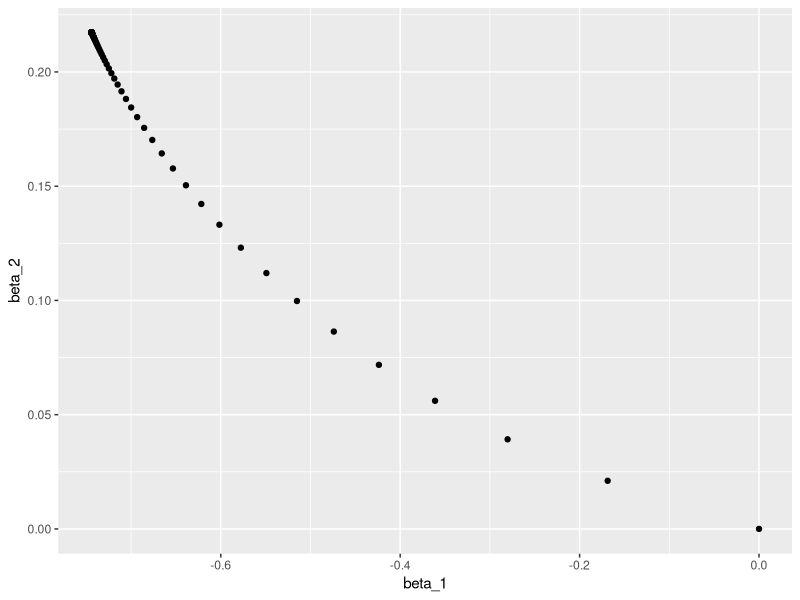

Reproduce this figure in R. (Note: this script raises an error after producing the figure.)
## ---- chunk 1
library(dplyr)
library(tidyr)
library(ggplot2)
h <- function(x){1/(1+exp(-x))}
# la devianza es la misma
devianza_calc <- function(x, y){
  dev_fun <- function(beta){
    p_beta <- h(as.matrix(cbind(1, x)) %*% beta) 
   -2*mean(y*log(p_beta) + (1-y)*log(1-p_beta))
  }
  dev_fun
}
# el cálculo del gradiente es el mismo, pero x_ent y y_ent serán diferentes
grad_calc <- function(x_ent, y_ent){
  salida_grad <- function(beta){
    p_beta <- h(as.matrix(cbind(1, x_ent)) %*% beta) 
    e <- y_ent - p_beta
    grad_out <- -2*as.numeric(t(cbind(1,x_ent)) %*% e)/nrow(x_ent)
    names(grad_out) <- c('Intercept', colnames(x_ent))
    grad_out
  }
  salida_grad
}
## ---- chunk 2
descenso <- function(n, z_0, eta, h_deriv){
  z <- matrix(0,n, length(z_0))
  z[1, ] <- z_0
  for(i in 1:(n-1)){
    z[i+1, ] <- z[i, ] - eta * h_deriv(z[i, ])
  }
  z
}
# esta implementación es solo para este ejemplo:
descenso_estocástico <- function(n_epocas, z_0, eta, minilotes){
  #minilotes es una lista
  m <- length(minilotes)
  z <- matrix(0, m*n_epocas, length(z_0))
  z[1, ] <- z_0
  for(i in 1:(m*n_epocas-1)){
    k <- i %% m + 1
    if(i %% m == 0){
      #comenzar nueva época y reordenar minilotes al azar
      minilotes <- minilotes[sample(1:m, m)]
    }
    h_deriv <- grad_calc(minilotes[[k]]$x, minilotes[[k]]$y)
    z[i+1, ] <- z[i, ] - eta * h_deriv(z[i, ])
  }
  z
}

## ---- chunk 3

p_1 <- function(x){
  ifelse(x < 30, 0.9, 0.9 - 0.007 * (x - 15))
}

set.seed(143)
sim_datos <- function(n){
  x <- pmin(rexp(n, 1/30), 100)
  probs <- p_1(x)
  g <- rbinom(length(x), 1, probs)
  # con dos variables de ruido:
  dat <- data_frame(x_1 = (x - mean(x))/sd(x), 
                    x_2 = rnorm(length(x),0,1),
                    x_3 = rnorm(length(x),0,1),
                    p_1 = probs, g )
  dat %>% select(x_1, x_2, x_3, g) 
}
dat_ent <- sim_datos(100)
dat_valid <- sim_datos(1000)
glm(g ~ x_1 + x_2+ x_3 , data = dat_ent, family = 'binomial') %>% coef
## ---- chunk 4
iteraciones_descenso <- descenso(300, rep(0,4), 0.8,
         h_deriv = grad_calc(x_ent = as.matrix(dat_ent[,c('x_1','x_2','x_3'), drop =FALSE]), 
                             y_ent=dat_ent$g)) %>%
  data.frame %>% rename(beta_1 = X2, beta_2 = X3)
ggplot(iteraciones_descenso, aes(x=beta_1, y=beta_2)) + geom_point()
## ---- chunk 5
dat_ent$minilote <- rep(1:10, each=5)
split_ml <- split(dat_ent %>% sample_n(nrow(dat_ent)), dat_ent$minilote) 
minilotes <- lapply(split_ml, function(dat_ml){
  list(x = as.matrix(dat_ml[, c('x_1','x_2','x_3'), drop=FALSE]),
       y = dat_ml$g)
})
length(minilotes)
## ---- chunk 6
iter_estocastico <- descenso_estocástico(30, rep(0, 4), 0.1, minilotes) %>%
  data.frame %>% rename(beta_0 = X1, beta_1 = X2, beta_2 = X3)
ggplot(iteraciones_descenso, aes(x=beta_1, y=beta_2)) + geom_path() +
  geom_point() +
  geom_path(data = iter_estocastico, colour ='red', alpha=0.5) +
  geom_point(data = iter_estocastico, colour ='red', alpha=0.5)
## ---- chunk 7
dev_ent <- devianza_calc(x = as.matrix(dat_ent[,c('x_1','x_2','x_3'), drop =FALSE]), 
                             y=dat_ent$g)
dev_valid <- devianza_calc(x = as.matrix(dat_valid[,c('x_1','x_2','x_3'), drop =FALSE]),
                             y=dat_valid$g)
dat_dev <- data_frame(iteracion = 1:nrow(iteraciones_descenso)) %>%
  mutate(descenso = apply(iteraciones_descenso, 1, dev_ent),
        descenso_estocastico = apply(iter_estocastico, 1, dev_ent)) %>%
  gather(algoritmo, dev_ent, -iteracion) %>% mutate(tipo ='entrenamiento')

dat_dev_valid <- data_frame(iteracion = 1:nrow(iteraciones_descenso)) %>%
  mutate(descenso = apply(iteraciones_descenso, 1, dev_valid),
         descenso_estocastico = apply(iter_estocastico, 1, dev_valid)) %>%
  gather(algoritmo, dev_ent, -iteracion) %>% mutate(tipo ='validación')

dat_dev <- bind_rows(dat_dev, dat_dev_valid)
ggplot(filter(dat_dev, tipo=='entrenamiento'), 
       aes(x=iteracion, y=dev_ent, colour=algoritmo)) + geom_line() +
  geom_point() + facet_wrap(~tipo)
## ---- chunk 8
ggplot(filter(dat_dev, iteracion >= 1), 
       aes(x=iteracion, y=dev_ent, colour=algoritmo)) + geom_line() +
  geom_point(size=0.5)+
  facet_wrap(~tipo, ncol=1)
## ---- chunk 9
ggplot(filter(dat_dev, algoritmo=='descenso_estocastico'), 
       aes(x=iteracion, y=dev_ent, colour=tipo)) + geom_line() + geom_point()
## ---- chunk 10
iter_estocastico <- descenso_estocástico(20, rep(0,4), 0.95, minilotes) %>%
  data.frame %>% rename(beta_0 = X1, beta_1 = X2)
dev_ent <- devianza_calc(x = as.matrix(dat_ent[,c('x_1','x_2','x_3'), drop =FALSE]), 
                             y=dat_ent$g)
dev_valid <- devianza_calc(x = as.matrix(dat_valid[,c('x_1','x_2','x_3'), drop =FALSE]), 
                             y=dat_valid$g)
dat_dev <- data_frame(iteracion = 1:nrow(iter_estocastico)) %>%
   mutate(entrena = apply(iter_estocastico, 1, dev_ent), 
  validacion = apply(iter_estocastico, 1, dev_valid)) %>%
  gather(tipo, devianza, entrena:validacion)
ggplot(dat_dev, 
       aes(x=iteracion, y=devianza, colour=tipo)) + geom_line() + geom_point()
## ---- chunk 11
iter_estocastico <- descenso_estocástico(20, rep(0,4), 0.01, minilotes) %>%
  data.frame %>% rename(beta_0 = X1, beta_1 = X2)
dev_ent <- devianza_calc(x = as.matrix(dat_ent[,c('x_1','x_2','x_3'), drop =FALSE]), 
                             y=dat_ent$g)
dev_valid <- devianza_calc(x = as.matrix(dat_valid[,c('x_1','x_2','x_3'), drop =FALSE]), 
                             y=dat_valid$g)
dat_dev <- data_frame(iteracion = 1:nrow(iter_estocastico)) %>%
   mutate(entrena = apply(iter_estocastico, 1, dev_ent), 
  validacion = apply(iter_estocastico, 1, dev_valid)) %>%
  gather(tipo, devianza, entrena:validacion)
ggplot(dat_dev, 
       aes(x=iteracion, y=devianza, colour=tipo)) + geom_line() 
## ---- chunk 12
descenso_estocástico <- function(n_epocas, z_0, eta, minilotes, decaimiento = 0.0){
  #minilotes es una lista
  m <- length(minilotes)
  z <- matrix(0, m*n_epocas, length(z_0))
  z[1, ] <- z_0
  for(i in 1:(m*n_epocas-1)){
    k <- i %% m + 1
    if(i %% m == 0){
      #comenzar nueva época y reordenar minilotes al azar
      minilotes <- minilotes[sample(1:m, m)]
    }
    h_deriv <- grad_calc(minilotes[[k]]$x, minilotes[[k]]$y)
    z[i+1, ] <- z[i, ] - eta * h_deriv(z[i, ])
    eta <- eta*(1/(1+decaimiento*i))
  }
  z
}
## ---- chunk 13
iter_estocastico <- descenso_estocástico(20, c(0,0, 0, 0), 0.3, 
                                         minilotes, decaimiento = 0.0002) %>%
  data.frame %>% rename(beta_0 = X1, beta_1 = X2, beta_2 = X3, beta_3 = X4)
dev_ent <- devianza_calc(x = as.matrix(dat_ent[,c('x_1','x_2','x_3'), drop =FALSE]), 
                             y=dat_ent$g)
dev_valid <- devianza_calc(x = as.matrix(dat_valid[,c('x_1','x_2','x_3'), drop =FALSE]), 
                             y=dat_valid$g)
dat_dev <- data_frame(iteracion = 1:nrow(iter_estocastico)) %>%
   mutate(entrena = apply(iter_estocastico, 1, dev_ent), 
  validacion = apply(iter_estocastico, 1, dev_valid)) %>%
  gather(tipo, devianza, entrena:validacion)
ggplot(filter(dat_dev, iteracion>1), 
       aes(x=iteracion, y=devianza, colour=tipo)) + geom_line() + geom_point()
## ---- chunk 14
ggplot(iteraciones_descenso, aes(x=beta_1, y=beta_2)) + geom_path() +
  geom_point() +
  geom_path(data = iter_estocastico, colour ='red', alpha=0.5) +
  geom_point(data = iter_estocastico, colour ='red', alpha=0.5)
## ---- chunk 15
descenso_estocástico <- function(n_epocas, z_0, eta, minilotes, 
                                 momento = 0.0, decaimiento = 0.0){
  #minilotes es una lista
  m <- length(minilotes)
  z <- matrix(0, m*n_epocas, length(z_0))
  z[1, ] <- z_0
  v <- 0
  for(i in 1:(m*n_epocas-1)){
    k <- i %% m + 1
    if(i %% m == 0){
      #comenzar nueva época y reordenar minilotes al azar
      minilotes <- minilotes[sample(1:m, m)]
      v <- 0
    }
    h_deriv <- grad_calc(minilotes[[k]]$x, minilotes[[k]]$y)
    z[i+1, ] <- z[i, ] + v
    v <- momento*v - eta * h_deriv(z[i, ])
    eta <- eta*(1/(1+decaimiento*i))
  }
  z
}
## ---- chunk 16
set.seed(231)
iter_estocastico <- descenso_estocástico(20, c(0,0, 0, 0), 0.2, minilotes, momento = 0.7, decaimiento = 0.001) %>%
  data.frame %>% rename(beta_0 = X1, beta_1 = X2, beta_2=X3, beta_3=X4)
dev_ent <- devianza_calc(x = as.matrix(dat_ent[,c('x_1','x_2','x_3'), drop =FALSE]), 
                             y=dat_ent$g)
dev_valid <- devianza_calc(x = as.matrix(dat_valid[,c('x_1','x_2','x_3'), drop =FALSE]), 
                             y=dat_valid$g)
dat_dev <- data_frame(iteracion = 1:nrow(iter_estocastico)) %>%
   mutate(entrena = apply(iter_estocastico, 1, dev_ent), 
  validacion = apply(iter_estocastico, 1, dev_valid)) %>%
  gather(tipo, devianza, entrena:validacion)
ggplot(filter(dat_dev, iteracion > 1), 
       aes(x=iteracion, y=devianza, colour=tipo)) + geom_line() + geom_point()
## ---- chunk 17
ggplot(iteraciones_descenso, aes(x=beta_1, y=beta_2)) + geom_path() +
  geom_point() +
  geom_path(data = iter_estocastico, colour ='red', alpha=0.5) +
  geom_point(data = iter_estocastico, colour ='red', alpha=0.5)
